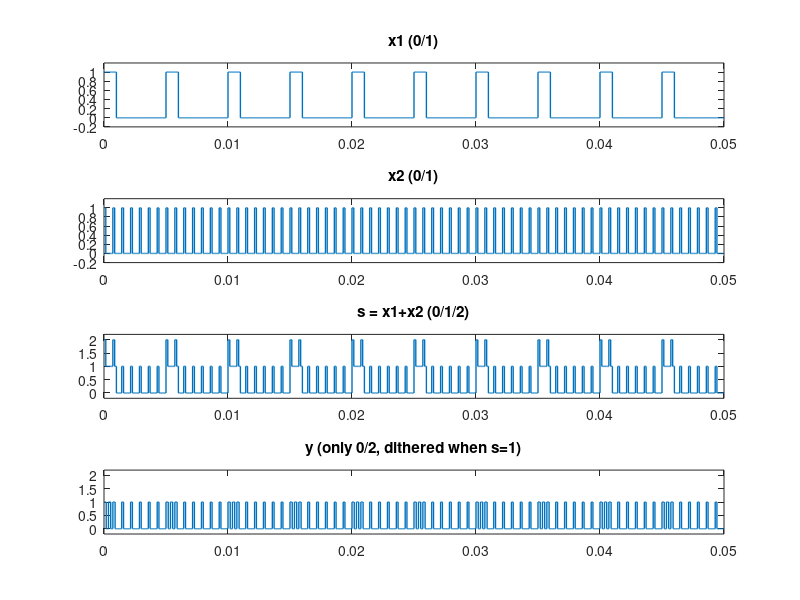
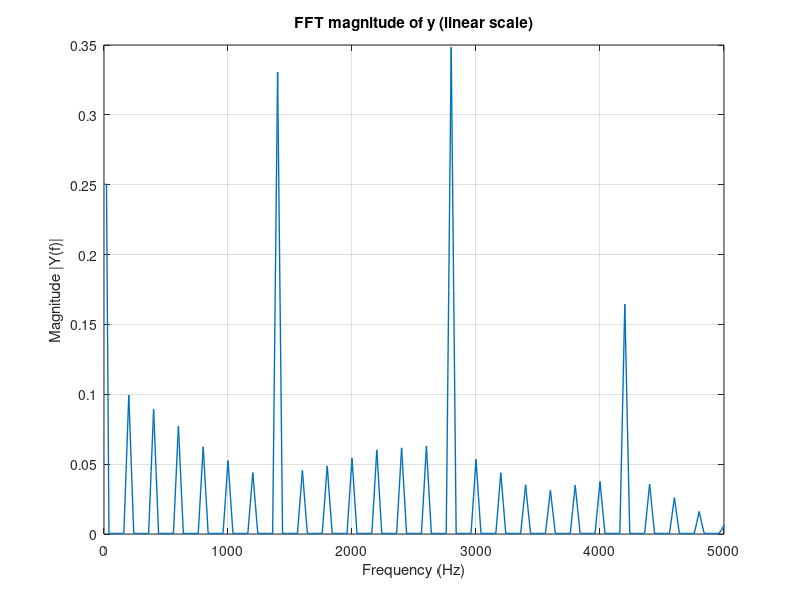

The MATLAB source for these figures, in order:
% Parameters
fs  = 200e3;          % sampling frequency
T   = 0.05;           % simulation time
t   = (0:1/fs:T-1/fs)';

f1 = 200;  D1 = 0.2; ph1 = deg2rad(0);   % wave 1
f2 = 1400;  D2 = 0.2; ph2 = deg2rad(0);  % wave 2

fd = 2800;            % dither frequency for replacing level-1
Dd = 0.5;             % must be 0.5 for average=1

% Helper: 0/1 square with duty and phase
sq01 = @(f,D,ph) double(mod(t + ph/(2*pi*f), 1/f) < D/f);

x1 = sq01(f1,D1,ph1);
x2 = sq01(f2,D2,ph2);

s  = x1 + x2;                 % {0,1,2}
c  = sq01(fd,Dd,0);           % {0,1} 50% duty carrier
y  = zeros(size(s));          % final {0,2}

y(s==0) = 0;
y(s==2) = 2;
y(s==1) = 2*c(s==1);
y=y/2;

% Plot
figure; 
subplot(4,1,1); stairs(t,x1,'LineWidth',1); ylim([-0.2 1.2]); title('x1 (0/1)');
subplot(4,1,2); stairs(t,x2,'LineWidth',1); ylim([-0.2 1.2]); title('x2 (0/1)');
subplot(4,1,3); stairs(t,s ,'LineWidth',1); ylim([-0.2 2.2]); title('s = x1+x2 (0/1/2)');
subplot(4,1,4); stairs(t,y ,'LineWidth',1); ylim([-0.2 2.2]); title('y (only 0/2, dithered when s=1)');

% Quick check: average during s==1 region (global, not windowed)
if any(s==1)
    fprintf('Mean(y | s==1) = %.4f (target ~1)\n', mean(y(s==1)));
end

%%

%% FFT magnitude of y (linear scale)
N  = length(y);
df = fs/N;

% Window to reduce leakage
w   = hann(N);
Wcg = sum(w)/N;

% FFT → single-sided magnitude
Y  = fft(y .* w, N);
P2 = abs(Y) / (N*Wcg);
P1 = P2(1:floor(N/2)+1);
P1(2:end-1) = 2*P1(2:end-1);

% Frequency axis
f = (0:floor(N/2))' * df;

% Plot (set fmax as needed)
fmax = 50e3;
idx  = f <= fmax;

figure;
plot(f(idx), P1(idx), 'LineWidth', 1);
grid on;
xlabel('Frequency (Hz)');
ylabel('Magnitude |Y(f)|');
title('FFT magnitude of y (linear scale)');
xlim([0 5e3])
